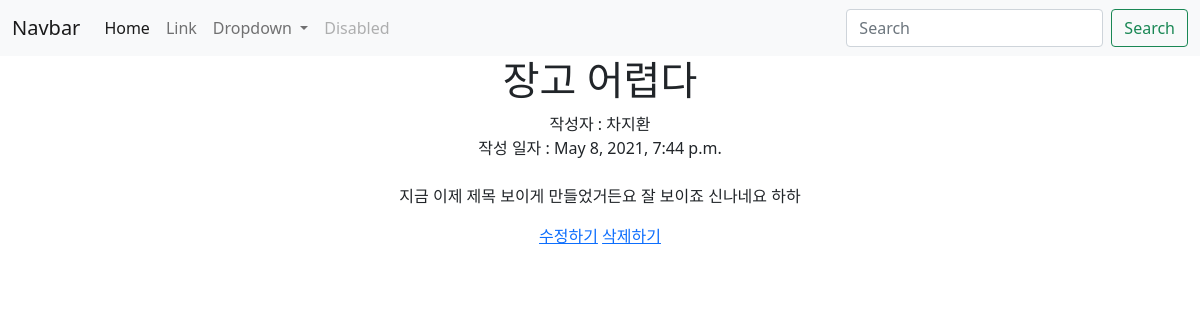
Page /blog/2 on the committed database.
### blog/models.py (models this page shows, shortened)
class Blog(models.Model):
    title = models.CharField(max_length=200) # 제한이 있는 문자형
    writer = models.CharField(max_length=100)
    pub_date = models.DateTimeField()
    body = models.TextField()

### blog/views.py (the view)
# urls.py: path('<str:id>', detail, name='detail'),
def detail(request, id):
    blog = get_object_or_404(Blog, pk = id)
    return render(request,'detail.html', {'blog':blog})

### blog/templates/detail.html
{% extends 'base.html' %}
{% block content %}
<h1>{{blog.title}}</h1>
<div>
    작성자 : {{blog.writer}}
    <br>
    작성 일자 : {{blog.pub_date}}
</div>
<br>
<p>{{blog.body}}</p>
<a href="{% url 'edit' blog.id%}">수정하기</a>
<a href="{% url 'delete' blog.id%}"> 삭제하기 </a>
{% endblock %}

### lionproject/templates/base.html (style rules this page uses)
body { text-align: center; }

### rows in the picture
Blog: title "장고 어렵다", writer "차지환", pub_date "May 8, 2021, 7:44 p.m.", body "지금 이제 제목 보이게 만들었거든요 잘 보이죠 신나네요 하하"
